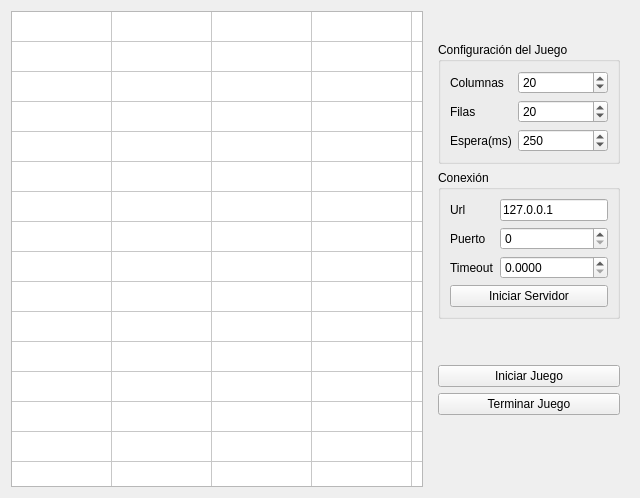
<?xml version="1.0" encoding="UTF-8"?>
<ui version="4.0">
 <class>Servidor</class>
 <widget class="QWidget" name="Servidor">
  <property name="geometry">
   <rect>
    <x>0</x>
    <y>0</y>
    <width>640</width>
    <height>498</height>
   </rect>
  </property>
  <property name="windowTitle">
   <string>Servidor</string>
  </property>
  <layout class="QHBoxLayout" name="horizontalLayout">
   <property name="sizeConstraint">
    <enum>QLayout::SetDefaultConstraint</enum>
   </property>
   <item>
    <widget class="QTableWidget" name="tableWidget">
     <property name="sizePolicy">
      <sizepolicy hsizetype="Expanding" vsizetype="Expanding">
       <horstretch>0</horstretch>
       <verstretch>0</verstretch>
      </sizepolicy>
     </property>
     <property name="verticalScrollBarPolicy">
      <enum>Qt::ScrollBarAlwaysOff</enum>
     </property>
     <property name="horizontalScrollBarPolicy">
      <enum>Qt::ScrollBarAlwaysOff</enum>
     </property>
     <property name="autoScroll">
      <bool>true</bool>
     </property>
     <attribute name="horizontalHeaderVisible">
      <bool>false</bool>
     </attribute>
     <attribute name="horizontalHeaderMinimumSectionSize">
      <number>1</number>
     </attribute>
     <attribute name="verticalHeaderVisible">
      <bool>false</bool>
     </attribute>
     <attribute name="verticalHeaderMinimumSectionSize">
      <number>1</number>
     </attribute>
     <row>
      <property name="text">
       <string>New Row</string>
      </property>
     </row>
     <row>
      <property name="text">
       <string>New Row</string>
      </property>
     </row>
     <row>
      <property name="text">
       <string>New Row</string>
      </property>
     </row>
     <row>
      <property name="text">
       <string>New Row</string>
      </property>
     </row>
     <row>
      <property name="text">
       <string>New Row</string>
      </property>
     </row>
     <row>
      <property name="text">
       <string>New Row</string>
      </property>
     </row>
     <row>
      <property name="text">
       <string>New Row</string>
      </property>
     </row>
     <row>
      <property name="text">
       <string>New Row</string>
      </property>
     </row>
     <row>
      <property name="text">
       <string>New Row</string>
      </property>
     </row>
     <row>
      <property name="text">
       <string>New Row</string>
      </property>
     </row>
     <row>
      <property name="text">
       <string>New Row</string>
      </property>
     </row>
     <row>
      <property name="text">
       <string>New Row</string>
      </property>
     </row>
     <row>
      <property name="text">
       <string>New Row</string>
      </property>
     </row>
     <row>
      <property name="text">
       <string>New Row</string>
      </property>
     </row>
     <row>
      <property name="text">
       <string>New Row</string>
      </property>
     </row>
     <row>
      <property name="text">
       <string>New Row</string>
      </property>
     </row>
     <row>
      <property name="text">
       <string>New Row</string>
      </property>
     </row>
     <row>
      <property name="text">
       <string>New Row</string>
      </property>
     </row>
     <row>
      <property name="text">
       <string>New Row</string>
      </property>
     </row>
     <row>
      <property name="text">
       <string>New Row</string>
      </property>
     </row>
     <column>
      <property name="text">
       <string>New Column</string>
      </property>
     </column>
     <column>
      <property name="text">
       <string>New Column</string>
      </property>
     </column>
     <column>
      <property name="text">
       <string>New Column</string>
      </property>
     </column>
     <column>
      <property name="text">
       <string>New Column</string>
      </property>
     </column>
     <column>
      <property name="text">
       <string>New Column</string>
      </property>
     </column>
     <column>
      <property name="text">
       <string>New Column</string>
      </property>
     </column>
     <column>
      <property name="text">
       <string>New Column</string>
      </property>
     </column>
     <column>
      <property name="text">
       <string>New Column</string>
      </property>
     </column>
     <column>
      <property name="text">
       <string>New Column</string>
      </property>
     </column>
     <column>
      <property name="text">
       <string>New Column</string>
      </property>
     </column>
     <column>
      <property name="text">
       <string>New Column</string>
      </property>
     </column>
     <column>
      <property name="text">
       <string>New Column</string>
      </property>
     </column>
     <column>
      <property name="text">
       <string>New Column</string>
      </property>
     </column>
     <column>
      <property name="text">
       <string>New Column</string>
      </property>
     </column>
     <column>
      <property name="text">
       <string>New Column</string>
      </property>
     </column>
     <column>
      <property name="text">
       <string>New Column</string>
      </property>
     </column>
     <column>
      <property name="text">
       <string>New Column</string>
      </property>
     </column>
     <column>
      <property name="text">
       <string>New Column</string>
      </property>
     </column>
     <column>
      <property name="text">
       <string>New Column</string>
      </property>
     </column>
     <column>
      <property name="text">
       <string>New Column</string>
      </property>
     </column>
    </widget>
   </item>
   <item>
    <widget class="QWidget" name="Contenerdor_opciones" native="true">
     <layout class="QVBoxLayout" name="verticalLayout">
      <property name="sizeConstraint">
       <enum>QLayout::SetFixedSize</enum>
      </property>
      <item>
       <widget class="QGroupBox" name="configuracion_juego">
        <property name="title">
         <string>Configuración del Juego</string>
        </property>
        <layout class="QFormLayout" name="formLayout">
         <property name="fieldGrowthPolicy">
          <enum>QFormLayout::AllNonFixedFieldsGrow</enum>
         </property>
         <item row="0" column="0">
          <widget class="QLabel" name="label_columnas">
           <property name="text">
            <string>Columnas</string>
           </property>
          </widget>
         </item>
         <item row="0" column="1">
          <widget class="QSpinBox" name="spinBox_columnas">
           <property name="minimum">
            <number>10</number>
           </property>
           <property name="maximum">
            <number>100</number>
           </property>
           <property name="value">
            <number>20</number>
           </property>
          </widget>
         </item>
         <item row="1" column="0">
          <widget class="QLabel" name="label_filas">
           <property name="text">
            <string>Filas</string>
           </property>
          </widget>
         </item>
         <item row="1" column="1">
          <widget class="QSpinBox" name="spinBox_filas">
           <property name="minimum">
            <number>10</number>
           </property>
           <property name="maximum">
            <number>100</number>
           </property>
           <property name="value">
            <number>20</number>
           </property>
          </widget>
         </item>
         <item row="2" column="0">
          <widget class="QLabel" name="label_espera">
           <property name="text">
            <string>Espera(ms)</string>
           </property>
          </widget>
         </item>
         <item row="2" column="1">
          <widget class="QSpinBox" name="spinBox_espera">
           <property name="minimum">
            <number>1</number>
           </property>
           <property name="maximum">
            <number>1000</number>
           </property>
           <property name="value">
            <number>250</number>
           </property>
          </widget>
         </item>
        </layout>
       </widget>
      </item>
      <item>
       <widget class="QGroupBox" name="groupBox_conexion">
        <property name="title">
         <string>Conexión</string>
        </property>
        <layout class="QGridLayout" name="gridLayout">
         <item row="2" column="1">
          <widget class="QDoubleSpinBox" name="doubleSpinBox_timeout">
           <property name="decimals">
            <number>4</number>
           </property>
          </widget>
         </item>
         <item row="0" column="1">
          <widget class="QLineEdit" name="lineEdit_url">
           <property name="text">
            <string>127.0.0.1</string>
           </property>
          </widget>
         </item>
         <item row="2" column="0">
          <widget class="QLabel" name="label_timeout">
           <property name="text">
            <string>Timeout</string>
           </property>
          </widget>
         </item>
         <item row="0" column="0">
          <widget class="QLabel" name="label_url">
           <property name="text">
            <string>Url</string>
           </property>
          </widget>
         </item>
         <item row="1" column="0">
          <widget class="QLabel" name="label_puerto">
           <property name="text">
            <string>Puerto</string>
           </property>
          </widget>
         </item>
         <item row="1" column="1">
          <widget class="QSpinBox" name="spinBox_puerto">
           <property name="maximum">
            <number>9000</number>
           </property>
          </widget>
         </item>
         <item row="3" column="0" colspan="2">
          <widget class="QPushButton" name="pushButton_iniciar_servidor">
           <property name="text">
            <string>Iniciar Servidor</string>
           </property>
          </widget>
         </item>
        </layout>
       </widget>
      </item>
      <item>
       <spacer name="verticalSpacer">
        <property name="orientation">
         <enum>Qt::Vertical</enum>
        </property>
        <property name="sizeHint" stdset="0">
         <size>
          <width>20</width>
          <height>40</height>
         </size>
        </property>
       </spacer>
      </item>
      <item>
       <widget class="QPushButton" name="pushButton_iniciar_juego">
        <property name="text">
         <string>Iniciar Juego</string>
        </property>
       </widget>
      </item>
      <item>
       <widget class="QPushButton" name="pushButton_terminar_juego">
        <property name="text">
         <string>Terminar Juego</string>
        </property>
       </widget>
      </item>
      <item>
       <spacer name="verticalSpacer_2">
        <property name="orientation">
         <enum>Qt::Vertical</enum>
        </property>
        <property name="sizeHint" stdset="0">
         <size>
          <width>20</width>
          <height>40</height>
         </size>
        </property>
       </spacer>
      </item>
     </layout>
    </widget>
   </item>
  </layout>
  <zorder>Contenerdor_opciones</zorder>
  <zorder>tableWidget</zorder>
 </widget>
 <resources/>
 <connections/>
</ui>
